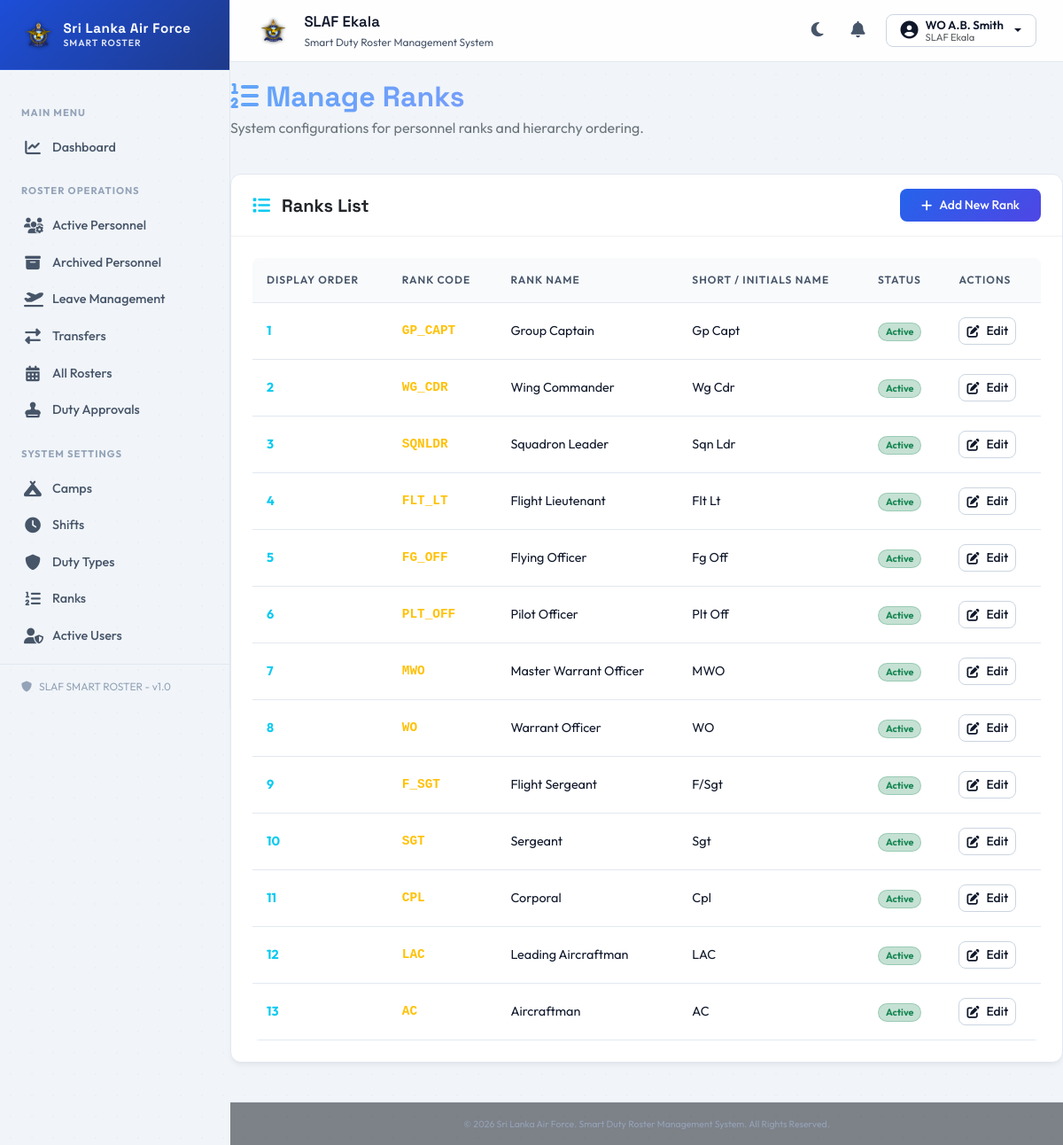
The page /ranks (signed in) on the database its author committed.
### tables this page shows
CREATE TABLE IF NOT EXISTS `users` (
  `user_id` INT AUTO_INCREMENT PRIMARY KEY,
  `service_number` VARCHAR(30) UNIQUE NOT NULL,
  `username` VARCHAR(100) NULL,
  `password_hash` VARCHAR(255) NOT NULL,
  `role_id` INT NOT NULL,
  `status` ENUM('Active', 'Suspended', 'Locked') DEFAULT 'Active',
  `failed_attempts` INT NOT NULL DEFAULT 0,
  `lock_date` TIMESTAMP NULL DEFAULT NULL,
  `lock_reason` VARCHAR(255) NULL,
  `locked_until` TIMESTAMP NULL DEFAULT NULL,
  `force_password_change` TINYINT(1) NOT NULL DEFAULT 0,
  `password_reset_at` TIMESTAMP NULL DEFAULT NULL,
  `password_reset_by` VARCHAR(30) NULL,
  `password_reset_reason` VARCHAR(255) NULL,
  `unlock_reason` VARCHAR(255) NULL,
  `unlock_date` TIMESTAMP NULL DEFAULT NULL,
  `unlocked_by` VARCHAR(30) NULL,
  `is_archived` TINYINT(1) NOT NULL DEFAULT 0,
  `archived_at` TIMESTAMP NULL DEFAULT NULL,
  `archived_by` VARCHAR(30) NULL,
  `archive_reason` TEXT NULL,
  `restored_at` TIMESTAMP NULL DEFAULT NULL,
  `restored_by` VARCHAR(30) NULL,
  `restore_reason` TEXT NULL,
  `created_at` TIMESTAMP DEFAULT CURRENT_TIMESTAMP,
  `updated_at` TIMESTAMP DEFAULT CURRENT_TIMESTAMP ON UPDATE CURRENT_TIMESTAMP,
  FOREIGN KEY (`service_number`) REFERENCES `personnel` (`service_number`) ON DELETE CASCADE ON UPDATE CASCADE,
  FOREIGN KEY (`role_id`) REFERENCES `roles` (`role_id`) ON UPDATE CASCADE,
  INDEX idx_users_role (`role_id`),
  INDEX idx_users_username (`username`),
  INDEX idx_users_archived (`is_archived`)
);

CREATE TABLE IF NOT EXISTS `camps` (
  `camp_id` INT AUTO_INCREMENT PRIMARY KEY,
  `camp_code` VARCHAR(50) UNIQUE NOT NULL,
  `camp_name` VARCHAR(150) NOT NULL,
  `address` TEXT NULL,
  `status` ENUM('Active', 'Inactive') DEFAULT 'Active',
  `created_at` TIMESTAMP DEFAULT CURRENT_TIMESTAMP,
  `updated_at` TIMESTAMP DEFAULT CURRENT_TIMESTAMP ON UPDATE CURRENT_TIMESTAMP,
  INDEX idx_camp_status (`status`)
);

CREATE TABLE IF NOT EXISTS `ranks` (
  `rank_id` INT AUTO_INCREMENT PRIMARY KEY,
  `rank_code` VARCHAR(50) UNIQUE NOT NULL,
  `rank_name` VARCHAR(100) NOT NULL,
  `rank_short_name` VARCHAR(20) NOT NULL,
  `display_order` INT DEFAULT 0,
  `status` ENUM('Active', 'Inactive') DEFAULT 'Active',
  `created_at` TIMESTAMP DEFAULT CURRENT_TIMESTAMP,
  `updated_at` TIMESTAMP DEFAULT CURRENT_TIMESTAMP ON UPDATE CURRENT_TIMESTAMP
);

CREATE TABLE IF NOT EXISTS `personnel` (
  `service_number` VARCHAR(30) PRIMARY KEY,
  `rank_id` INT NOT NULL,
  `initials` VARCHAR(50) NOT NULL,
  `full_name` VARCHAR(255) NOT NULL,
  `trade` VARCHAR(100) NOT NULL,
  `camp_id` INT NOT NULL,
  `contact_number` VARCHAR(30) NULL,
  `email` VARCHAR(150) UNIQUE NOT NULL,
  `f1250` VARCHAR(100) NULL,
  `section` VARCHAR(100) NULL,
  `appointment` VARCHAR(100) NULL,
  `status` ENUM('Active', 'Inactive', 'Temporary Duty', 'Leave') DEFAULT 'Active',
  `is_archived` TINYINT(1) NOT NULL DEFAULT 0,
  `archived_at` TIMESTAMP NULL DEFAULT NULL,
  `archived_by` VARCHAR(30) NULL DEFAULT NULL,
  `archive_reason` TEXT NULL DEFAULT NULL,
  `restored_at` TIMESTAMP NULL DEFAULT NULL,
  `restored_by` VARCHAR(30) NULL DEFAULT NULL,
  `restore_reason` TEXT NULL DEFAULT NULL,
  `created_at` TIMESTAMP DEFAULT CURRENT_TIMESTAMP,
  `updated_at` TIMESTAMP DEFAULT CURRENT_TIMESTAMP ON UPDATE CURRENT_TIMESTAMP,
  FOREIGN KEY (`camp_id`) REFERENCES `camps` (`camp_id`) ON UPDATE CASCADE,
  FOREIGN KEY (`rank_id`) REFERENCES `ranks` (`rank_id`) ON UPDATE CASCADE,
  INDEX idx_personnel_camp (`camp_id`),
  INDEX idx_personnel_status (`status`),
  INDEX idx_personnel_rank (`rank_id`),
  INDEX idx_personnel_archived (`is_archived`)
);

### views/admin/ranks.php (the view, shortened to what the rows shown need)
<?php
include __DIR__ . '/../layout/header.php';
?>
<div class="row mb-4 align-items-center">
    <div class="col-md-12">
        <h2 class="fw-bold mb-1 gradient-text"><i class="fas fa-list-ol"></i> Manage Ranks</h2>
    </div>
</div>
<div class="glass-card mb-4">
    <div class="card-body p-4">
        <div class="table-custom-container">
            <table class="table-custom">
                <thead>
                    <tr>
                        <th>Display Order</th>
                        <th>Rank Code</th>
                        <th>Rank Name</th>
                        <th>Short / Initials Name</th>
                        <th>Status</th>
                        <th>Actions</th>
                    </tr>
                </thead>
                <tbody>
                    <?php if (empty($ranks)): ?>
                        <tr>
                            <td colspan="6" class="text-center text-secondary py-4">No ranks registered.</td>
                        </tr>
                    <?php else: ?>
                        <?php foreach ($ranks as $rk): ?>
                            <tr>
                                <td class="fw-bold text-info"><?= (int)$rk['display_order'] ?></td>
                                <td class="font-monospace fw-semibold text-warning"><?= htmlspecialchars($rk['rank_code']) ?></td>
                                <td><?= htmlspecialchars($rk['rank_name']) ?></td>
                                <td><?= htmlspecialchars($rk['rank_short_name']) ?></td>
                                <td>
                                    <span class="badge rounded-pill bg-<?= $rk['status'] === 'Active' ? 'success' : 'secondary' ?> bg-opacity-25 border border-<?= $rk['status'] === 'Active' ? 'success' : 'secondary' ?> border-opacity-25 text-<?= $rk['status'] === 'Active' ? 'success' : 'secondary' ?> px-2">
                                        <?= htmlspecialchars($rk['status']) ?>
                                    </span>
                                </td>
                                <td>
                                    <button type="button" class="btn btn-sm btn-custom btn-custom-secondary py-1 px-2"
                                            onclick="openRankModal(<?= htmlspecialchars(json_encode($rk), ENT_QUOTES, 'UTF-8') ?>);">
                                        <i class="fas fa-pen-to-square"></i> Edit
                                    </button>
                                </td>
                            </tr>
                        <?php endforeach; ?>
                    <?php endif; ?>
                </tbody>
            </table>
        </div>
    </div>
</div>
<?php
include __DIR__ . '/../layout/footer.php';
?>

### views/layout/header.php (shortened to what the rows shown need)
<?php
$isLoggedIn = Session::has('user_id');
$roleName = Session::get('role_name');
$fullName = Session::get('full_name');
$rankName = Session::get('rank');
$serviceNum = Session::get('service_number');
$profileName = '';
$profileCampName = '';
if ($isLoggedIn && $serviceNum) {
    try {
        $profile = User::getProfileInfo(Session::get('user_id'));
        if ($profile) {
            $initials = $profile['initials'] ?? '';
            $fName = $profile['full_name'] ?? '';
            $rankShort = $profile['rank_short_name'] ?? '';
            $nameParts = explode(' ', trim($fName));
            $lastName = end($nameParts);
            $rankPrefix = ($rankShort ?: ($rankName ?? ''));
            $profileName = ($rankPrefix ? $rankPrefix . ' ' : '') . $initials . ' ' . $lastName;
            $profileCampName = $profile['camp_name'] ?: 'No Location';
        } else {
            $profileName = ($rankName ? $rankName . ' ' : '') . $fullName;
            $profileCampName = 'SLAF Base';
        }
    } catch (Exception $e) {
        $profileName = ($rankName ? $rankName . ' ' : '') . $fullName;
        $profileCampName = 'SLAF Base';
    }
}
?>
<!DOCTYPE html>
<html lang="en">
<head>
    <link href="<?= BASE_URL ?>/views/assets/vendor/css/bootstrap.min.css" rel="stylesheet">
    <link href="https://cdnjs.cloudflare.com/ajax/libs/font-awesome/6.4.2/css/all.min.css" rel="stylesheet">
    <link rel="stylesheet" href="https://cdn.jsdelivr.net/npm/bootstrap-icons@1.11.3/font/bootstrap-icons.min.css">
    <link href="<?= BASE_URL ?>/views/assets/css/style.css?v=<?= time() ?>" rel="stylesheet">
</head>
<body>
    <?php if ($isLoggedIn):
        $campName = $profileCampName ?: 'SLAF Base';
    ?>
    <div class="app-container">
        <aside class="sidebar-custom offcanvas-lg offcanvas-start" id="sidebarMenu" tabindex="-1" aria-labelledby="sidebarMenuLabel">
            <div class="sidebar-header offcanvas-header d-flex align-items-center justify-content-between">
                <div class="d-flex align-items-center gap-2">
                    <img src="<?= BASE_URL ?>/views/assets/images/slaf_logo.png" alt="SLAF Logo" style="height: 38px; width: auto; object-fit: contain;">
                    <div class="sidebar-brand-text">
                        <div class="sidebar-brand-title">Sri Lanka Air Force</div>
                        <div class="sidebar-brand-subtitle">SMART ROSTER</div>
                    </div>
                </div>
            </div>
            <div class="offcanvas-body d-flex flex-column p-0 flex-grow-1">
                <div class="sidebar-menu">
                    <div class="sidebar-group-title">Main Menu</div>
                    <a class="sidebar-link <?= ($route ?? '') === '/dashboard' ? 'active' : '' ?>" href="<?= BASE_URL ?>/dashboard">
                        <i class="fas fa-chart-line"></i> Dashboard
                    </a>
                    <?php if ($roleName === 'Administrator' || $roleName === 'Super Admin'): ?>
                        <div class="sidebar-group-title">Roster Operations</div>
                        <a class="sidebar-link <?= ($route ?? '') === '/personnel' ? 'active' : '' ?>" href="<?= BASE_URL ?>/personnel">
                            <i class="fas fa-users-gear"></i> Active Personnel
                        </a>
                        <a class="sidebar-link <?= ($route ?? '') === '/personnel/archived' ? 'active' : '' ?>" href="<?= BASE_URL ?>/personnel/archived">
                            <i class="fas fa-box-archive"></i> Archived Personnel
                        </a>
                        <a class="sidebar-link <?= ($route ?? '') === '/leaves' ? 'active' : '' ?>" href="<?= BASE_URL ?>/leaves">
                            <i class="fas fa-plane-departure"></i> Leave Management
                        </a>
                        <a class="sidebar-link <?= in_array(($route ?? ''), ['/postings', '/transfers', '/transfers/view']) ? 'active' : '' ?>" href="<?= BASE_URL ?>/transfers">
                            <i class="fas fa-right-left"></i> Transfers
                        </a>
                        <a class="sidebar-link <?= ($route ?? '') === '/rosters' ? 'active' : '' ?>" href="<?= BASE_URL ?>/rosters">
                            <i class="fas fa-calendar-days"></i> All Rosters
                        </a>
                        <a class="sidebar-link <?= ($route ?? '') === '/rosters/approve' ? 'active' : '' ?>" href="<?= BASE_URL ?>/rosters/approve">
                            <i class="fas fa-stamp"></i> Duty Approvals
                        </a>
                        <div class="sidebar-group-title">System Settings</div>
                        <a class="sidebar-link <?= ($route ?? '') === '/camps' ? 'active' : '' ?>" href="<?= BASE_URL ?>/camps">
                            <i class="fas fa-campground"></i> Camps
                        </a>
                        <a class="sidebar-link <?= ($route ?? '') === '/shifts' ? 'active' : '' ?>" href="<?= BASE_URL ?>/shifts">
                            <i class="fas fa-clock"></i> Shifts
                        </a>
                        <a class="sidebar-link <?= ($route ?? '') === '/duty-types' ? 'active' : '' ?>" href="<?= BASE_URL ?>/duty-types">
                            <i class="fas fa-shield"></i> Duty Types
                        </a>
                        <a class="sidebar-link <?= ($route ?? '') === '/ranks' ? 'active' : '' ?>" href="<?= BASE_URL ?>/ranks">
                            <i class="fas fa-list-ol"></i> Ranks
                        </a>
                        <a class="sidebar-link <?= ($route ?? '') === '/users' ? 'active' : '' ?>" href="<?= BASE_URL ?>/users">
                            <i class="fas fa-user-shield"></i> Active Users
                        </a>
                        <a class="sidebar-link <?= ($route ?? '') === '/users/archived' ? 'active' : '' ?>" href="<?= BASE_URL ?>/users/archived">
                        </a>
                    <?php endif; ?>
                </div>
                <div class="sidebar-footer">
                    <i class="fas fa-shield"></i> SLAF SMART ROSTER - v1.0
                </div>
            </div>
        </aside>
        <div class="main-layout">
            <header class="topbar-custom">
                <div class="d-flex align-items-center">
                    <img src="<?= BASE_URL ?>/views/assets/images/slaf_logo.png" alt="SLAF Logo" class="me-3" style="height: 36px; width: auto; object-fit: contain;">
                    <div class="topbar-title-section">
                        <div class="topbar-title d-none d-md-block"><?= htmlspecialchars($campName) ?></div>
                        <div class="topbar-subtitle d-none d-md-block">Smart Duty Roster Management System</div>
                    </div>
                </div>
                <div class="topbar-actions">
                    <button class="topbar-action-btn" id="themeToggle" title="Toggle theme">
                        <i class="fas fa-moon"></i>
                    </button>
                    <a href="<?= BASE_URL ?>/notifications" class="topbar-action-btn position-relative text-decoration-none" title="Notifications">
                        <i class="fas fa-bell"></i>
                    </a>
                    <div class="dropdown">
                        <button class="btn btn-custom btn-custom-secondary dropdown-toggle py-1 px-2 px-md-3 d-inline-flex align-items-center gap-2" type="button" id="userMenu" data-bs-toggle="dropdown" aria-expanded="false">
                            <i class="fas fa-user-circle fs-5"></i>
                            <span class="d-none d-md-inline text-start" style="line-height: 1.1; font-size: 0.825rem;">
                                <span class="d-block fw-semibold" style="color: #0f172a;"><?= htmlspecialchars($profileName ?? '') ?></span>
                                <span class="d-block text-muted" style="font-size: 0.7rem; font-weight: normal;"><?= htmlspecialchars($profileCampName ?? '') ?></span>
                            </span>
                        </button>
                    </div>
                </div>
            </header>
            <div class="main-content-container">
    <?php elseif (isset($isLoginPage) && $isLoginPage): ?>
        <div class="login-wrapper">
    <?php else: ?>
        <div class="container my-4 content-wrapper">
    <?php endif; ?>

### rows shown on the page
users: camps.camp_name "SLAF Ekala", ranks.rank_short_name "WO A.B. Smith"
ranks: display_order "1", rank_code "GP_CAPT", rank_name "Group Captain", rank_short_name "Gp Capt", status "Active"
ranks: display_order "2", rank_code "WG_CDR", rank_name "Wing Commander", rank_short_name "Wg Cdr", status "Active"
ranks: display_order "3", rank_code "SQNLDR", rank_name "Squadron Leader", rank_short_name "Sqn Ldr", status "Active"
ranks: display_order "4", rank_code "FLT_LT", rank_name "Flight Lieutenant", rank_short_name "Flt Lt", status "Active"
ranks: display_order "5", rank_code "FG_OFF", rank_name "Flying Officer", rank_short_name "Fg Off", status "Active"
ranks: display_order "6", rank_code "PLT_OFF", rank_name "Pilot Officer", rank_short_name "Plt Off", status "Active"
ranks: display_order "7", rank_code "MWO", rank_name "Master Warrant Officer", rank_short_name "MWO", status "Active"
ranks: display_order "8", rank_code "WO", rank_name "Warrant Officer", rank_short_name "WO", status "Active"
ranks: display_order "9", rank_code "F_SGT", rank_name "Flight Sergeant", rank_short_name "F/Sgt", status "Active"
ranks: display_order "10", rank_code "SGT", rank_name "Sergeant", rank_short_name "Sgt", status "Active"
ranks: display_order "11", rank_code "CPL", rank_name "Corporal", rank_short_name "Cpl", status "Active"
ranks: display_order "12", rank_code "LAC", rank_name "Leading Aircraftman", rank_short_name "LAC", status "Active"
ranks: display_order "13", rank_code "AC", rank_name "Aircraftman", rank_short_name "AC", status "Active"
